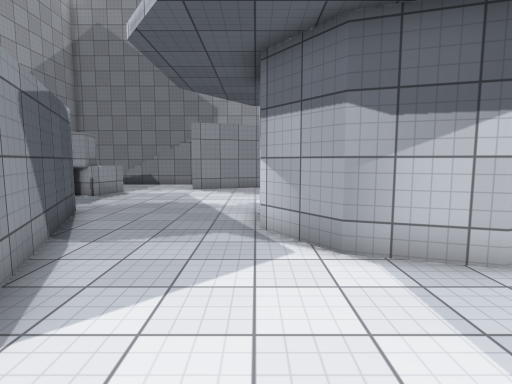
[1] (above)

23 first-person views from a walk through a scene from a Unity 3-D project. The camera is 1.5 m above the floor, tilts 6° down and sees 80° across. The floor is counted in squares, 1 m on a side. Each view is taken from the middle of a square. On the plan, view 1 faces up. The plan holds only what a view shows up to about 15 squares ahead; the rest is blank. The player character is not drawn. Surface patterns are stand-ins for the level's own textures.

[2]
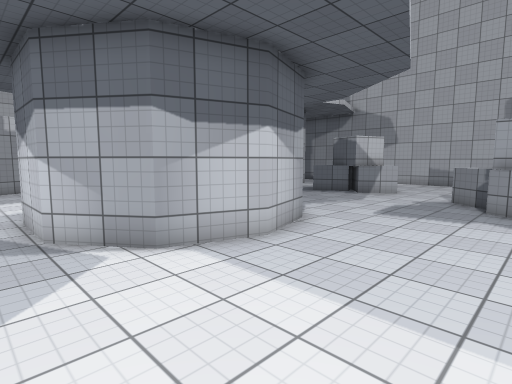

[3]
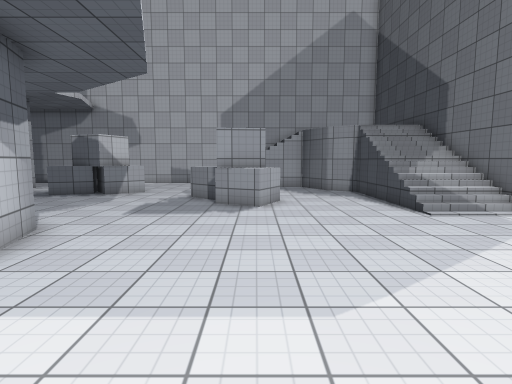

[4]
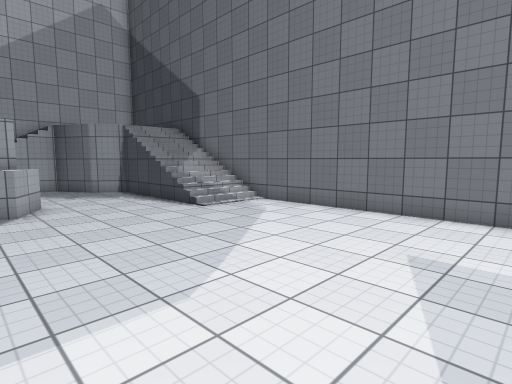

[5]
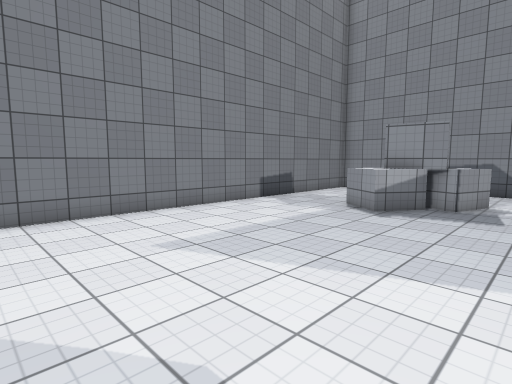

[6]
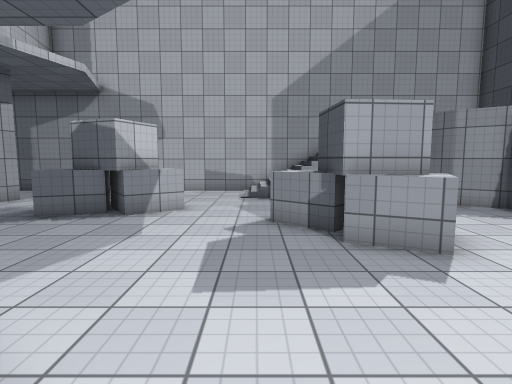

[7]
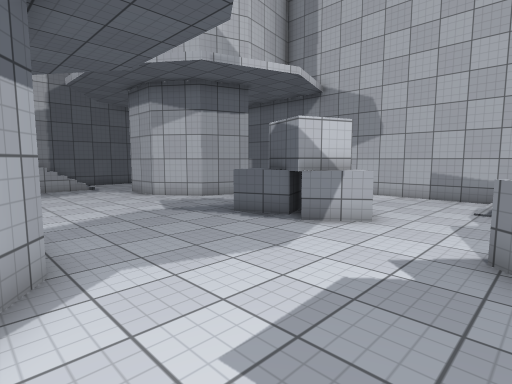

[8]
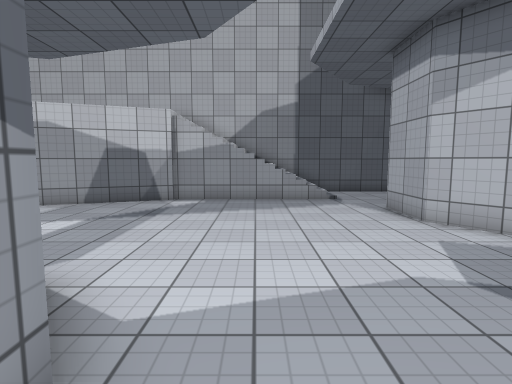

[9]
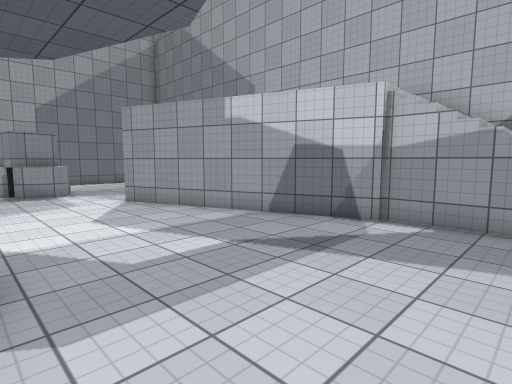

[10]
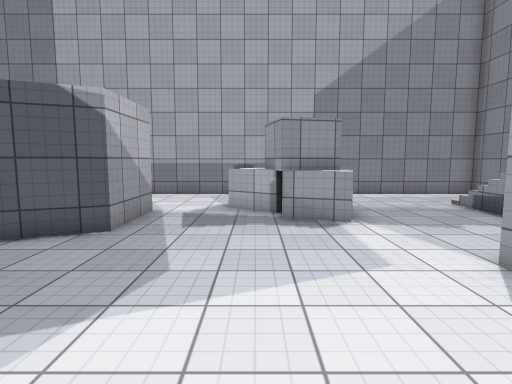

[11]
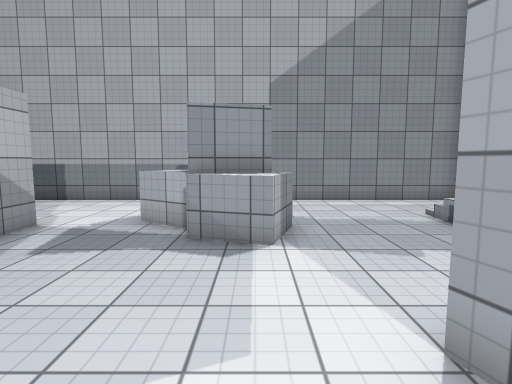

[12]
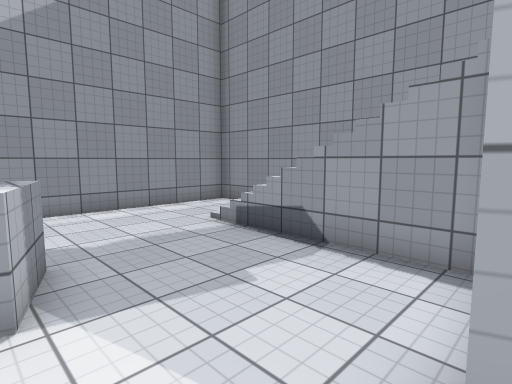

[13]
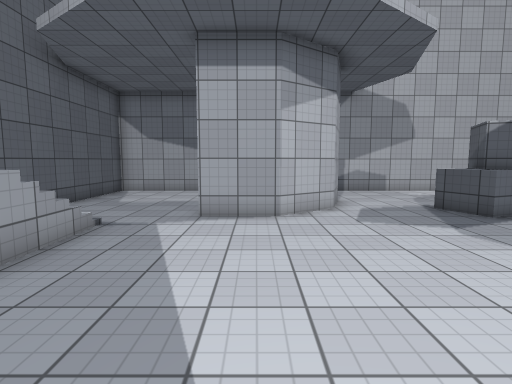

[14]
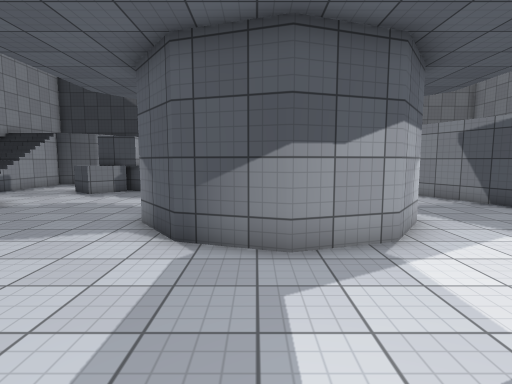

[15]
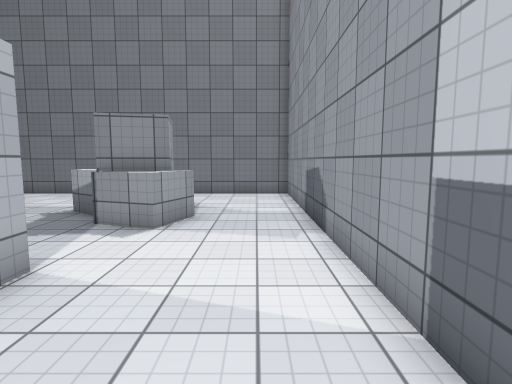

[16]
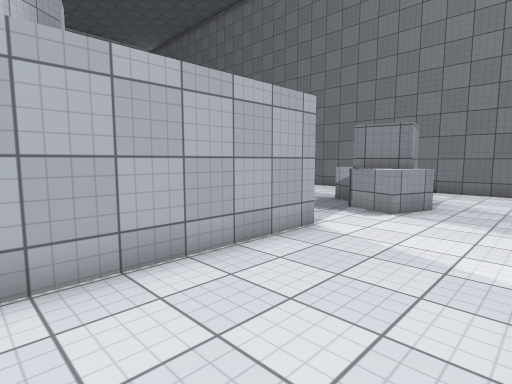

[17]
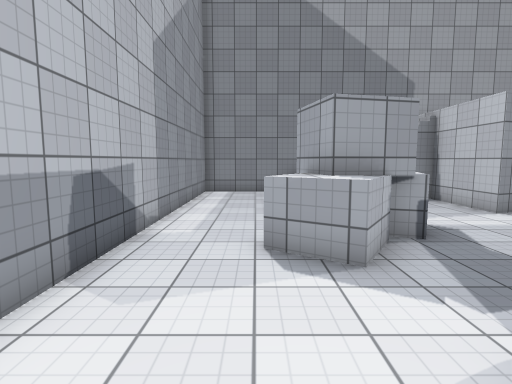

[18]
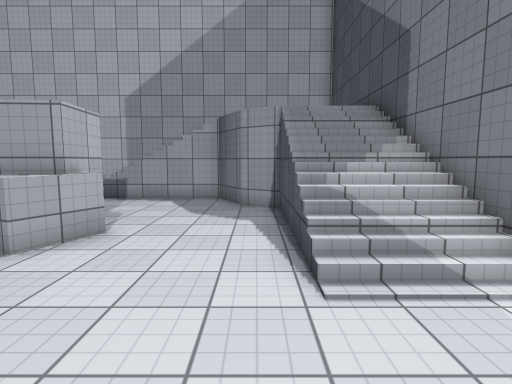

[19]
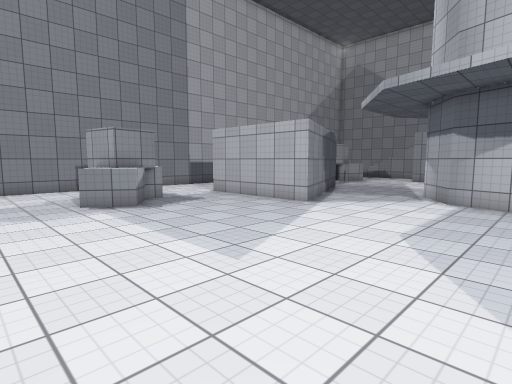

[20]
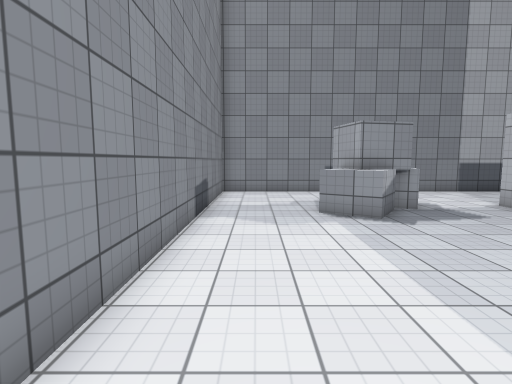

[21]
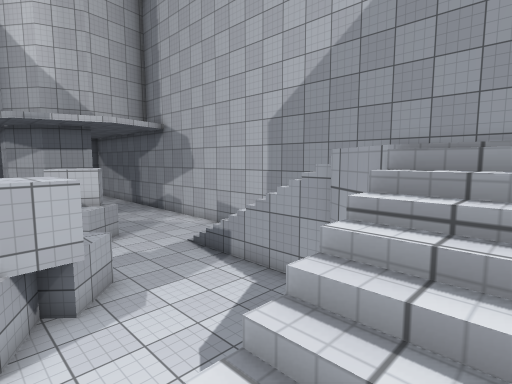

[22]
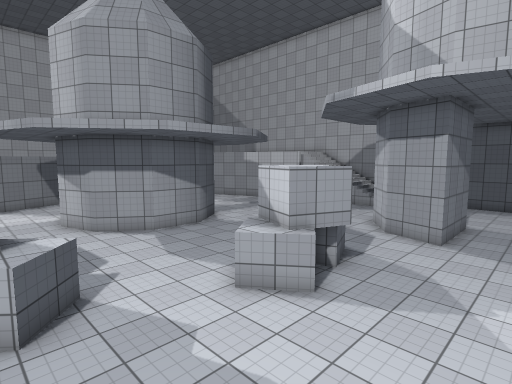

[23]
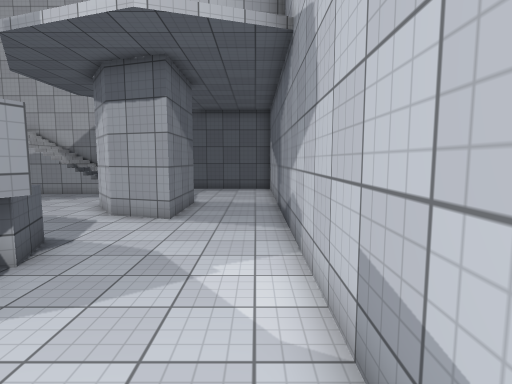

### Floor plan
Key: @ floor where view 1 was taken; # wall or solid block; . main floor; : floor 3.25 m higher than the main floor; / step, stairs or slope; = window, fence, low wall or low ledge; v drop or lower ground; O other object.
Columns run from 13 left of view 1 to 19 right of it. Each row starts with its distance up from view 1.
 22 #################################
 21 #...                     .......#
 20 #...              /// // .......#
 19 #...///////       ///////.......#
 18 #.........#     #...............#
 17 #.........#  :..................#
 16 #.........#v#............#  #...#
 15 #....O...................#  #...#
 14 #...OOOO.................####...#
 13 #...OOO...................###...#
 12 #..OOO.....................##...#
 11 #....O.........####.............#
 10 #.............##  ##............#
  9 #....####....##    ##....OOO....#
  8 #....#  #....#      #....OOO....#
  7 #....#  #....##    ##....OOO....#
  6 #....#  ##....#    #......OO....#
  5 #....#   #....######......O.....#
  4 #....#   ##.....##..............#
  3 #....#   ##.............O....///#
  2 #....######.............OO...=//#
  1 #.....................OOOO...=//#
  0 #............@........OOO....v//#
 -1 #...OOO................O.....v  #
 -2 #...OOO......................#  #
 -3 #....OOO....................#   #
 -4 #.....O....................#    #
 -5 #....................//////     #
 -6 #....................//////     #
 -7 #....................//////     #
 -8 #################################

Positions as (right, up) in squares from view 1, and headings:
1: (0, 0), facing up
2: (-1, 0), facing up-right
3: (-1, 0), facing right
4: (-1, 1), facing down-right
5: (3, 1), facing down-left
6: (4, 3), facing right
7: (6, 2), facing up-right
8: (8, 7), facing up
9: (8, 11), facing up-left
10: (1, 12), facing left
11: (-1, 14), facing left
12: (-3, 14), facing up-left
13: (4, 15), facing right
14: (4, 16), facing down
15: (-11, 6), facing down
16: (-12, 8), facing down-right
17: (-10, 7), facing up
18: (4, -4), facing right
19: (4, -7), facing up-left
20: (2, -6), facing left
21: (10, -6), facing up-right
22: (18, 1), facing up-left
23: (18, 3), facing up
